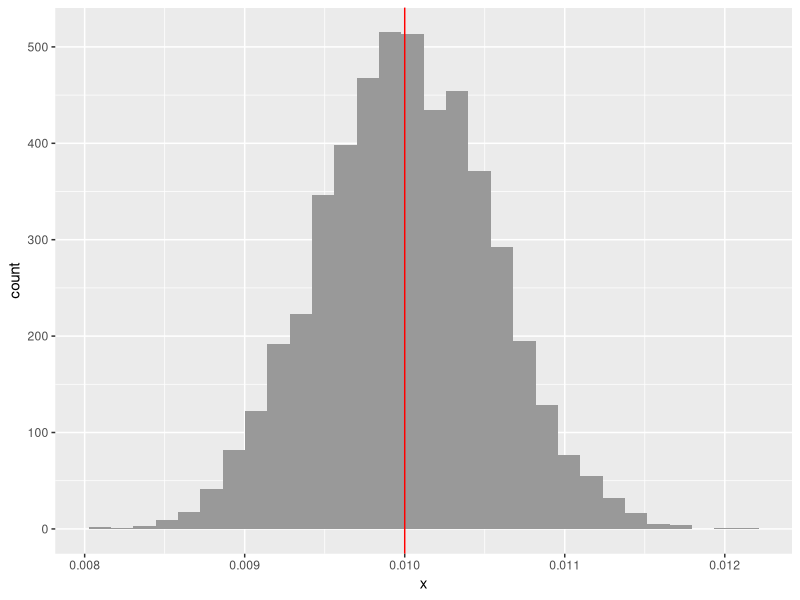
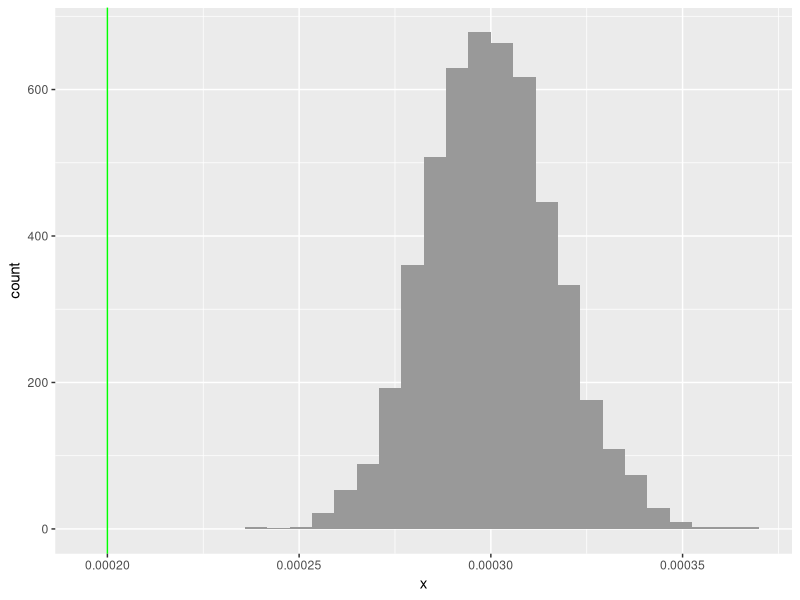
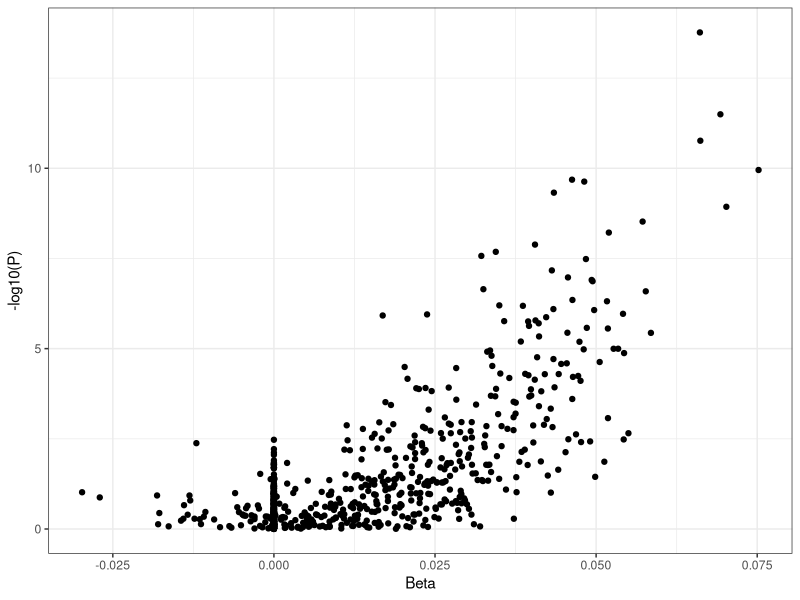

Recreate these plots in R, in order.
# a simple simulation workflow

require(ggplot2)
require(ggrepel)
require(cowplot)

make_beta <- function(M, h2, b, pi = 1){
  stopifnot((pi > 0 & pi <= 1))
  stopifnot((h2 >= 0 & h2 <= 1))
  the_mean <- b/(M*pi)
  the_var <-  h2/(M*pi)
  causal <- rbinom(M, size = 1, prob = pi)
  effect <- rnorm(M, mean = the_mean, sd = sqrt(the_var))
  return(causal * effect)
}

h2 <- 0.2
b <- 10
n_genes <- 1000
pi <- 0.5

# is mean correct?
X <- data.frame(x=replicate(5000, mean(make_beta(M = n_genes, h2 = h2, b = b, pi = pi))))
ggplot(X, aes(x=x)) + 
    geom_histogram(fill='grey60') + 
    geom_vline(xintercept = (b/n_genes), color='red')

# is variance correct
Y <- data.frame(x=replicate(5000, var(make_beta(M = n_genes, h2 = h2, b = b, pi = pi))))
ggplot(Y, aes(x=x)) + 
    geom_histogram(fill='grey60') + 
    geom_vline(xintercept = h2/(n_genes), color='green')



graphics.off()

# set up parameters
n_samples <- 10000 # samples
m_genes <- 1000 # genes
p_dosage <- 0.10

b <- 10
pi <- 0.5
h2 <- 0.15

# generate matrix
H1 <- matrix(rbinom(n_samples*m_genes, 1, p_dosage), nrow = m_genes, ncol = n_samples) #nolint
H2 <- matrix(rbinom(n_samples*m_genes, 1, p_dosage), nrow = m_genes, ncol = n_samples) #nolint
G <- H1+H2
rownames(G) <- paste0("chr0:",1:nrow(G),"A:A")

# normalize genotypes
G[G==1] <- 0
G[G==2] <- 1
stopifnot(sum(G)>2)

# only keep entries with SD > 0
keep <- apply(G, 1, sd) > 0
G <- G[keep, ]
new_m_genes <- nrow(G)

# standardized columns to have variance of 1 and mean of 0
G_norm <- (G - apply(G, 2, mean )) / apply(G, 2, sd)

# make effects
beta <- make_beta(new_m_genes, h2=h2, b=b, pi = pi)
df_beta <- data.frame(rsid=rownames(G), beta = beta)

# genetic effect contribution
y_no_noise <- as.vector(beta %*% G_norm)


print(mean(y_no_noise)) # should be approximately b
print(var(y_no_noise)) # should approximate h2 on avg
print(h2)

noise <-rnorm(n_samples, sd=sqrt(1-h2))
y <- y_no_noise + noise
print(var(y)) # should be 1
print(mean(y))

gwas_rec <- do.call(rbind, lapply(1:nrow(G_norm), function(i){
  fit <- summary(lm(y ~ G_norm[i,]))
  fit <- as.data.frame(t(as.matrix(fit$coefficients[2,])))
  fit$rsid <- rownames(G_norm)[i]
  colnames(fit) <- c("est","std","t","p", "rsid")
  fit <- fit[,c("rsid", "est","std","t","p")]
  fit$logp <- round(-log10(fit$p),3)
  #fit$AC <- sum(G_alt[i,])
  #fit$significant <- fit$p < (0.05/n)
  #fit$sig <- ifelse(fit$significant,'*','')
  return(fit)
}))

gwas_rec

gwas_rec <- merge(gwas_rec, df_beta, all.x = TRUE, by = 'rsid')

head(gwas_rec)

ggplot(gwas_rec, aes(x=beta, y=-log10(p))) + 
  geom_point() + 
  theme_bw() + 
  theme(legend.position = "none") + 
  xlab("Beta") + 
  ylab("-log10(P)")


